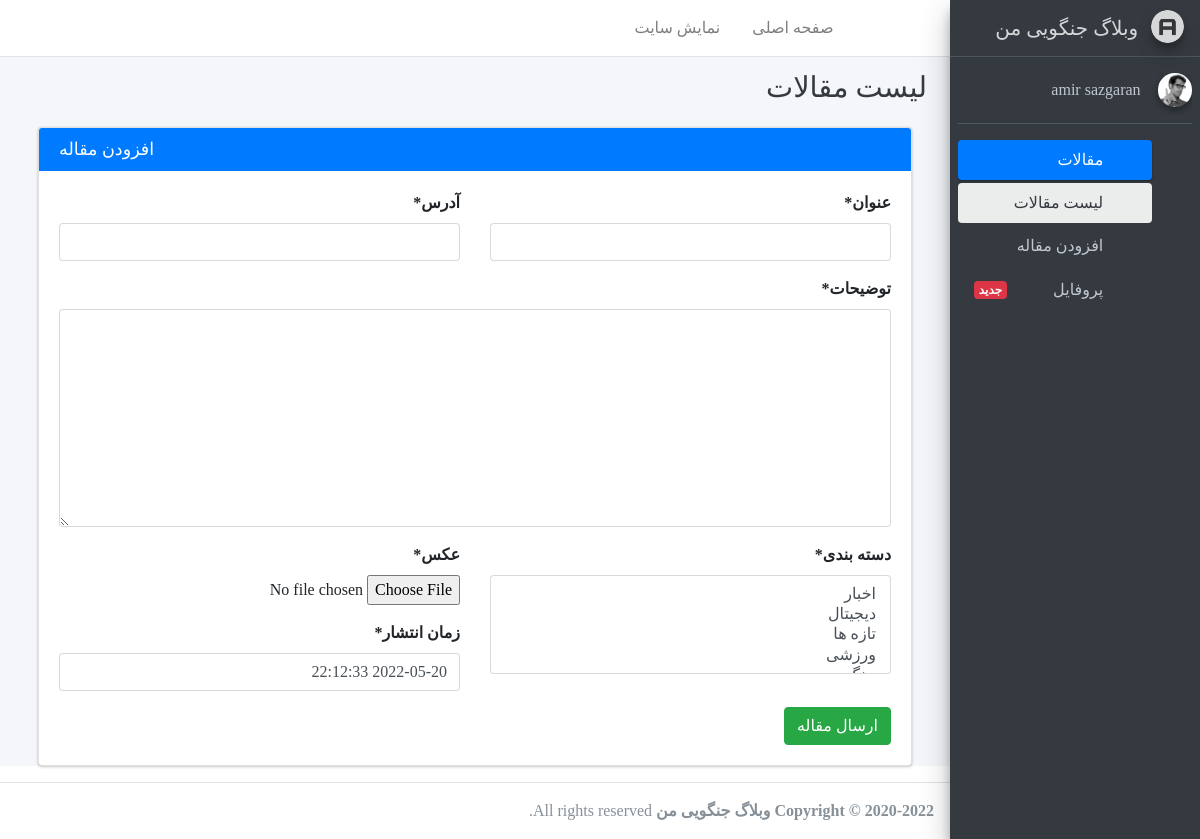
The page /account/article/create (signed in) on the database as committed earlier.
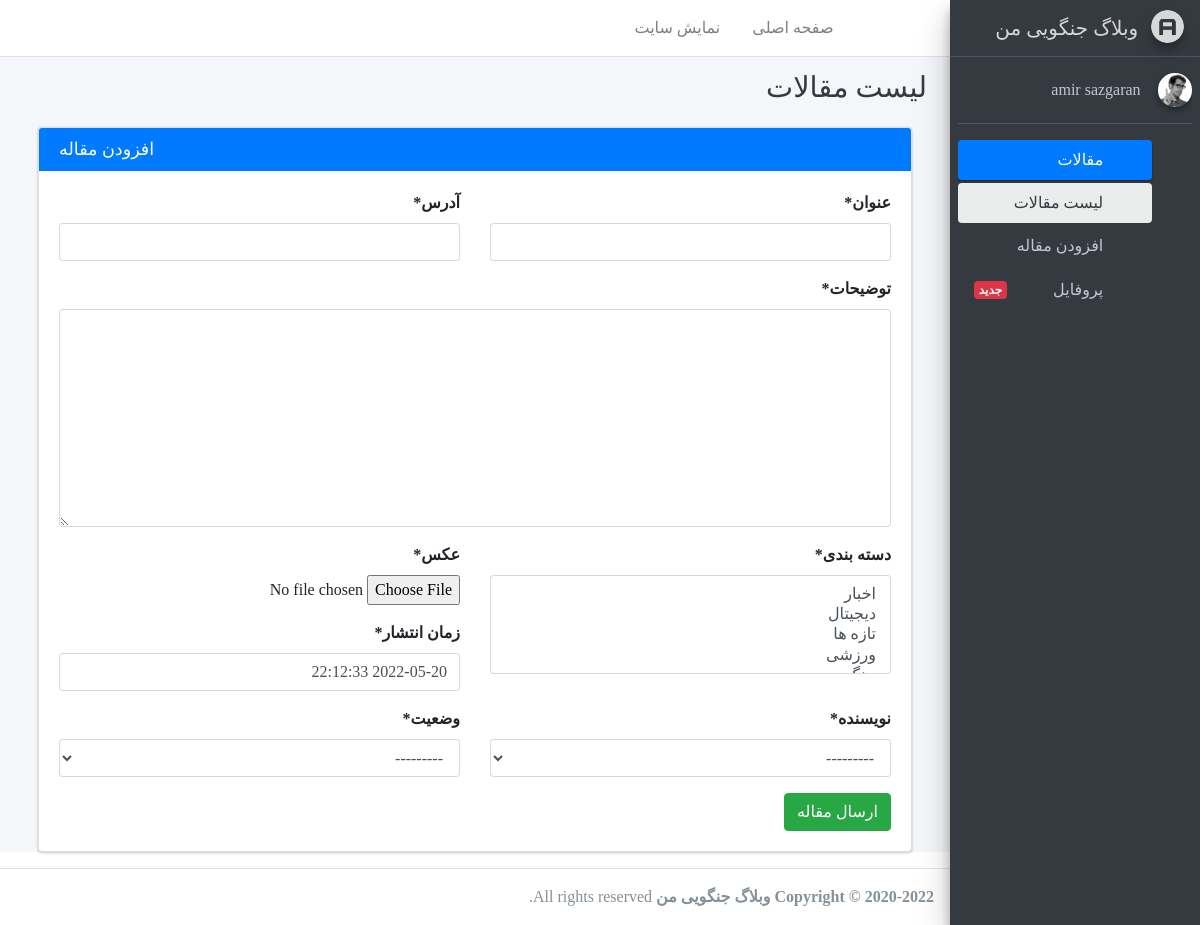
The same page on the database as committed later.
### account/views.py (the view)
# urls.py: path('article/create', v.ArticleCreate.as_view(), name='article-create'),
class ArticleCreate(LoginRequiredMixin,mixins.FormValidMixin, mixins.FieldsMixin, CreateView):
    model = Article
    fields = ["author", "title", "slug", "category", "description", "img", "publish", "status"]
    template_name = "registration/article-create-update.html"

### account/mixins.py (called while the page is built)
    def dispatch(self, request, *args, **kwargs):
        if request.user.is_superuser:
            self.fields = [
                "author", "title", "slug", "category",
                "description", "img", "publish", "status"]
        elif request.user.is_author:
            self.fields = [
                "title", "slug", "category",
                "description", "img", "publish"]
        else:
            raise Http404("You can't see this page.!")
        return super().dispatch(request, *args, **kwargs)

### blog/models.py (called while the page is built)
    def __str__(self):
        return self.title

### account/templates/registration/article-create-update.html
{% extends 'registration/base.html' %}
{% load crispy_forms_tags %}
{% block title %}{% block title-meta %}
لیست مقالات
{% endblock %}{% endblock %}
{% block main %}
<div class="col-md-12">
    <div class="card card-primary">
      <div class="card-header">
        <h3 class="card-title mb-0 float-left">افزودن مقاله</h3>
      </div>
      <div class="card-body">
        <form method="post" enctype="multipart/form-data">{% csrf_token %}
            <div class="row">
                <div class="col-6">
                    {{ form.title|as_crispy_field }}
                </div>
                <div class="col-6">
                    {{ form.slug|as_crispy_field }}
                </div>
                <div class="col-12">
                    {{ form.description|as_crispy_field }}
                </div>
                <div class="col-6">
                    {{ form.category|as_crispy_field }}
                </div>
                <div class="col-6">
                    {{ form.img|as_crispy_field }}
                    {{ form.publish|as_crispy_field }}
                </div>
                {% if user.is_superuser %}
                <div class="col-6">
                    {{ form.author|as_crispy_field }}
                </div>
                <div class="col-6">
                    {{ form.status|as_crispy_field }}
                </div>
                {% endif %}
            </div>
            <button class="btn btn-success">ارسال مقاله</button>
        </form>
      </div>
</div>
{% endblock %}

Rows that differ between the two databases and show on the page:
changed User "amir sazgaran": is_superuser False → True (drawn)
Other text that changed with them:
form field author: (not shown) → "---------"
form field status: (not shown) → "---------"
text now shown: "نویسنده * وضعیت *"
